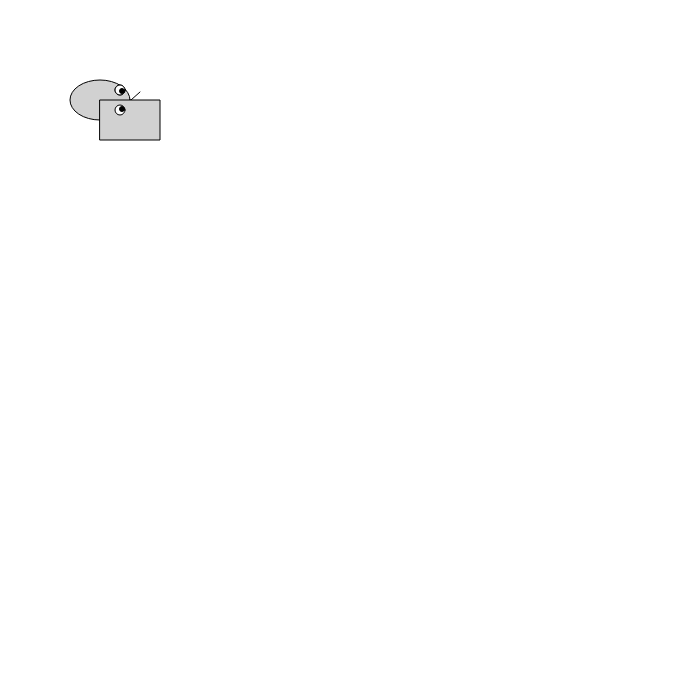
Frame 1 (no input)
Frame 60 (no input): identical to frame 1, image omitted
Frame 120 (the mouse pressed at the canvas centre since frame 60): identical to frame 1, image omitted

The p5.js sketch that drew this single still picture (run headless with seeded random() and noise() and a simulated clock; from frame 60 on, the mouse is pressed at the canvas centre):

// p5.js sketch
// ── sketch.js
let x = 100;
let y = 100;
let x1 = 100;
let y1 = 100;

function setup() {
  createCanvas(700, 700);
  fill(120);
}

function draw() {
  background(220);
  if (keyIsPressed) {
    if (keyIsDown(LEFT_ARROW)) {
      x -= 10;
    }
    if (keyIsDown(RIGHT_ARROW)) {
      x += 10;
    }
    if (keyIsDown(UP_ARROW)) {
      y -= 10;
    }
    if (keyIsDown(DOWN_ARROW)) {
      y += 10;
    }
    if (key == "a") {
      x1 -= 10;
    }
    if (key == "f") {
      x1 += 10;
    }
    if (key == "w") {
      y1 -= 10;
    }
    if (key == "s") {
      y1 += 10;
    }
  }

  clear();
  fill(209);
  ellipse(x, y, 60, 40);
  fill(255);
  circle(x + 20, y - 10, 10);
  circle(x + 20, y + 10, 10);
  fill(0);
  circle(x + 22, y - 9, 5);
  circle(x + 22, y + 9, 5);
  fill(209);
  strokeWeight(1);
  line(x + 31, y, x + 40, y - 8);
  fill(209);
  line(x + 31, y, x + 40, y + 8);

  fill(209);
  rect(x1, y1, 60, 40);
  fill(255);
  circle(x1 + 20, y1 - 10, 10);
  circle(x1 + 20, y1 + 10, 10);
  fill(0);
  circle(x1 + 22, y1 - 9, 5);
  circle(x1 + 22, y1 + 9, 5);
}
